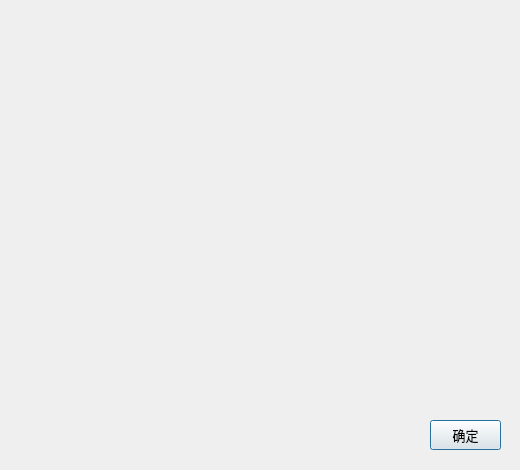
<?xml version="1.0" encoding="UTF-8"?>
<ui version="4.0">
 <class>Dialog</class>
 <widget class="QDialog" name="Dialog">
  <property name="geometry">
   <rect>
    <x>0</x>
    <y>0</y>
    <width>520</width>
    <height>470</height>
   </rect>
  </property>
  <property name="windowTitle">
   <string>Dialog</string>
  </property>
  <widget class="QWidget" name="verticalLayoutWidget">
   <property name="geometry">
    <rect>
     <x>20</x>
     <y>20</y>
     <width>481</width>
     <height>381</height>
    </rect>
   </property>
   <layout class="QVBoxLayout" name="verticalLayout">
    <property name="spacing">
     <number>0</number>
    </property>
    <property name="sizeConstraint">
     <enum>QLayout::SetMaximumSize</enum>
    </property>
   </layout>
  </widget>
  <widget class="QPushButton" name="confirmPushButton">
   <property name="geometry">
    <rect>
     <x>430</x>
     <y>420</y>
     <width>71</width>
     <height>30</height>
    </rect>
   </property>
   <property name="font">
    <font>
     <pointsize>10</pointsize>
    </font>
   </property>
   <property name="cursor">
    <cursorShape>PointingHandCursor</cursorShape>
   </property>
   <property name="text">
    <string>确定</string>
   </property>
  </widget>
 </widget>
 <resources/>
 <connections/>
</ui>
